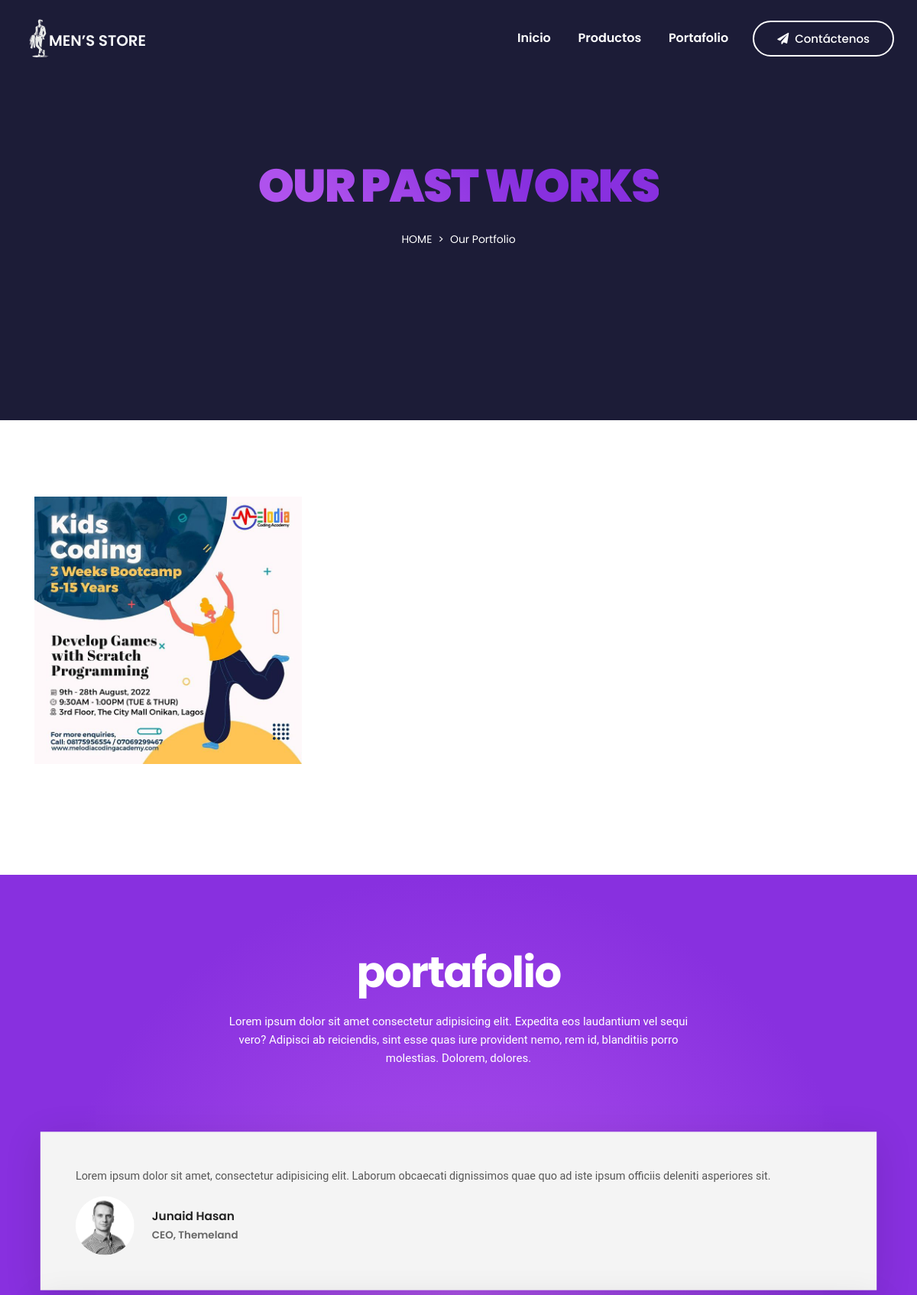
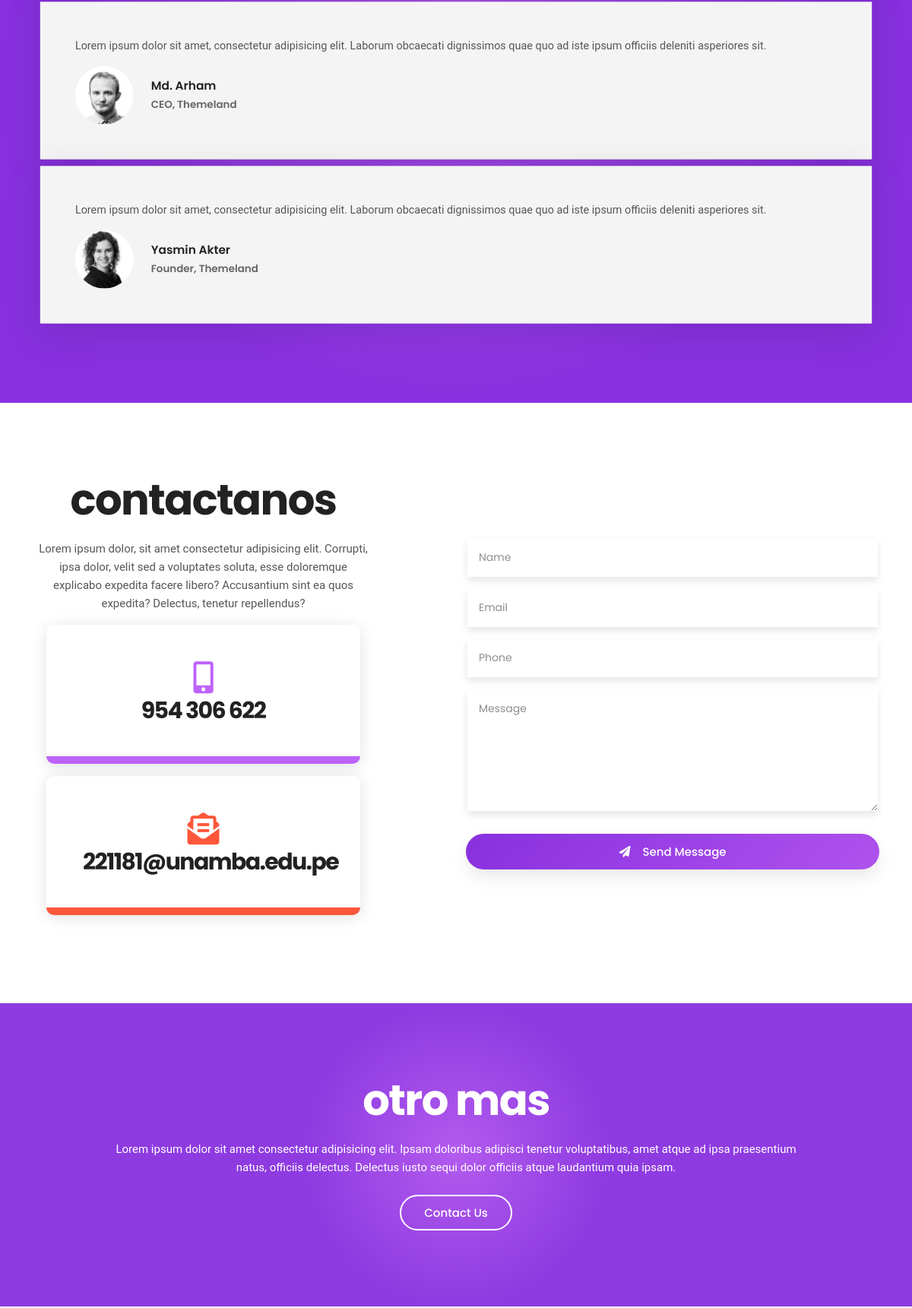
Screenshot of /portfolio.php (upper part) with the database file from the repository (2 pictures, top to bottom).
### tables this page shows
CREATE TABLE `portfolio` (
  `id` int(11) NOT NULL,
  `port_title` varchar(500) NOT NULL,
  `port_desc` varchar(1000) NOT NULL,
  `port_detail` varchar(2000) NOT NULL,
  `ufile` varchar(1000) NOT NULL,
  `updated_at` timestamp NOT NULL DEFAULT current_timestamp() ON UPDATE current_timestamp()
);

CREATE TABLE `testimony` (
  `id` int(11) NOT NULL,
  `message` varchar(300) NOT NULL,
  `name` varchar(150) NOT NULL,
  `position` varchar(100) NOT NULL,
  `ufile` varchar(1000) NOT NULL,
  `updated_at` timestamp NOT NULL DEFAULT current_timestamp() ON UPDATE current_timestamp()
);

CREATE TABLE `sitecontact` (
  `id` int(11) NOT NULL,
  `phone1` varchar(150) NOT NULL,
  `phone2` varchar(150) NOT NULL,
  `email1` varchar(100) NOT NULL,
  `email2` varchar(100) NOT NULL,
  `updated_at` timestamp NOT NULL DEFAULT current_timestamp() ON UPDATE current_timestamp()
);

### portfolio.php (the view, shortened to what this page needs)
<?php include "header.php";?>
        <section class="section breadcrumb-area overlay-dark d-flex align-items-center">
            <div class="container">
                <div class="row">
                    <div class="col-12">
                        <div class="breadcrumb-content text-center">
                            <h2 class="text-white text-uppercase mb-3">Our Past Works</h2>
                            <ol class="breadcrumb d-flex justify-content-center">
                                <li class="breadcrumb-item"><a class="text-uppercase text-white" href="index.html">Home</a></li>
                                <li class="breadcrumb-item text-white active">Our Portfolio</li>
                            </ol>
                        </div>
                    </div>
                </div>
            </div>
        </section>
     <section id="portfolio" class="portfolio-area overflow-hidden ptb_100">
            <div class="container">
                <div class="row items portfolio-items">
                <?php
				   $q="SELECT * FROM  portfolio ORDER BY id DESC";
 $r123 = mysqli_query($con,$q);
while($ro = mysqli_fetch_array($r123))
{
	$id="$ro[id]";
	$port_title="$ro[port_title]";
    $port_desc="$ro[port_desc]";
    $ufile="$ro[ufile]";
print "
<div class='col-12 col-sm-6 col-lg-4 portfolio-item' data-groups='['marketing','development']'>
<div class='single-case-studies'>
    <a href='portdetail.php?id=$id'>
        <img src='dashboard/uploads/portfolio/$ufile' alt=''>
    </a>
    <a href='portdetail.php?id=$id' class='case-studies-overlay'>
        <span class='overlay-text text-center p-3'>
            <h3 class='text-white mb-3'>$port_title</h3>
            <p class='text-white'>$port_desc.</p>
        </span>
    </a>
</div>
</div>
";
}
?>
                </div>
            </div>
        </section>
        <section id="review" class="section review-area bg-overlay ptb_100">
            <div class="container">
                <div class="row justify-content-center">
                    <div class="col-12 col-md-10 col-lg-7">
                        <div class="section-heading text-center">
                            <h2 class="text-white">Portafolio</h2>
                            <p class="text-white d-none d-sm-block mt-4">Lorem ipsum dolor sit amet consectetur adipisicing elit. Expedita eos laudantium vel sequi vero? Adipisci ab reiciendis, sint esse quas iure provident nemo, rem id, blanditiis porro molestias. Dolorem, dolores.</p>
                        </div>
                    </div>
                </div>
                <div class="row">
                    <div class="client-reviews owl-carousel">
                        <?php
				   $q="SELECT * FROM  testimony ORDER BY id DESC LIMIT 6";
 $r123 = mysqli_query($con,$q);
while($ro = mysqli_fetch_array($r123))
{
	$name="$ro[name]";
	$position="$ro[position]";
    $message="$ro[message]";
    $ufile="$ro[ufile]";
print "
<div class='single-review p-5'>
<div class='review-content'>
    <div class='review-text'>
        <p>$message</p>
    </div>
</div>
<div class='reviewer media mt-3'>
    <div class='reviewer-thumb'>
        <img class='avatar-lg radius-100' src='dashboard/uploads/testimony/$ufile' alt='img'>
    </div>
    <div class='reviewer-meta media-body align-self-center ml-4'>
        <h5 class='reviewer-name color-primary mb-2'>$name</h5>
        <h6 class='text-secondary fw-6'>$position</h6>
    </div>
</div>
</div>
";
}
?>
                    </div>
                </div>
            </div>
        </section>
        <section id="contact" class="contact-area ptb_100">
            <div class="container">
                <div class="row justify-content-between align-items-center">
                    <div class="col-12 col-lg-5">
                        <div class="section-heading text-center mb-3">
                            <h2>Contactanos</h2>
                            <p class="d-none d-sm-block mt-4">Lorem ipsum dolor, sit amet consectetur adipisicing elit. Corrupti, ipsa dolor, velit sed a voluptates soluta, esse doloremque explicabo expedita facere libero? Accusantium sint ea quos expedita? Delectus, tenetur repellendus?</p>
                        </div>
                        <div class="contact-us">
                            <ul>
                                <li class="contact-info color-1 bg-hover active hover-bottom text-center p-5 m-3">
                                    <span><i class="fas fa-mobile-alt fa-3x"></i></span>
                                    <a class="d-block my-2" href="tel:<?php print $phone1 ?>">
                                        <h3><?php print $phone1 ?></h3>
                                    </a>
                                </li>
                                <li class="contact-info color-3 bg-hover active hover-bottom text-center p-5 m-3">
                                    <span><i class="fas fa-envelope-open-text fa-3x"></i></span>
                                    <a class="d-none d-sm-block my-2" href="mailto:<?php print $email1 ?>">
                                        <h3><?php print $email1 ?></h3>
                                    </a>
                                </li>
                            </ul>
                        </div>
                    </div>
                    <div class="col-12 col-lg-6 pt-4 pt-lg-0">
                        <div class="contact-box text-center">
<form action="" method="post" enctype="multipart/form-data">
                                <div class="row">
                                    <div class="col-12">
                                        <div class="form-group">
                                            <input type="text" class="form-control" name="name" placeholder="Name" required="required">
                                        </div>
                                        <div class="form-group">
                                            <input type="email" class="form-control" name="email" placeholder="Email" required="required">
                                        </div>
                                        <div class="form-group">
                                            <input type="text" class="form-control" name="phone" placeholder="Phone" required="required">
                                        </div>
                                    </div>
                                    <div class="col-12">
                                        <div class="form-group">
                                            <textarea class="form-control" name="message" placeholder="Message" required="required"></textarea>
                                        </div>
                                    </div>
                                    <div class="col-12">
                                        <button type="submit" class="btn btn-bordered active btn-block mt-3" name="save"><span class="text-white pr-3"><i class="fas fa-paper-plane"></i></span>Send Message</button>
                                    </div>
                                </div>
                            </form>
                        </div>
                    </div>
                </div>
            </div>
        </section>
        <section class="section cta-area bg-overlay ptb_100">
            <div class="container">
                <div class="row justify-content-center">
                    <div class="col-12 col-lg-10">
                        <div class="section-heading text-center m-0">
                            <h2 class="text-white">Otro mas</h2>
                            <p class="text-white d-none d-sm-block mt-4">Lorem ipsum dolor sit amet consectetur adipisicing elit. Ipsam doloribus adipisci tenetur voluptatibus, amet atque ad ipsa praesentium natus, officiis delectus. Delectus iusto sequi dolor officiis atque laudantium quia ipsam.</p>
                            <a href="contact" class="btn btn-bordered-white mt-4">Contact Us</a>
                        </div>
                    </div>
                </div>
            </div>
        </section>
      <?php include "footer.php"; ?>

### rows the page displays
portfolio: ufile (picture)
testimony: message "Lorem ipsum dolor sit amet, consectetur adipisicing elit. Laborum obcaecati dignissimos quae quo ad iste ipsum officiis deleniti asperiores sit.", ufile (picture), name "Junaid Hasan", position "CEO, Themeland"
testimony: message "Lorem ipsum dolor sit amet, consectetur adipisicing elit. Laborum obcaecati dignissimos quae quo ad iste ipsum officiis deleniti asperiores sit.", ufile (picture), name "Md. Arham", position "CEO, Themeland"
testimony: message "Lorem ipsum dolor sit amet, consectetur adipisicing elit. Laborum obcaecati dignissimos quae quo ad iste ipsum officiis deleniti asperiores sit.", ufile (picture), name "Yasmin Akter", position "Founder, Themeland"
sitecontact: phone1 "954 306 622", email1 "221181@unamba.edu.pe"
